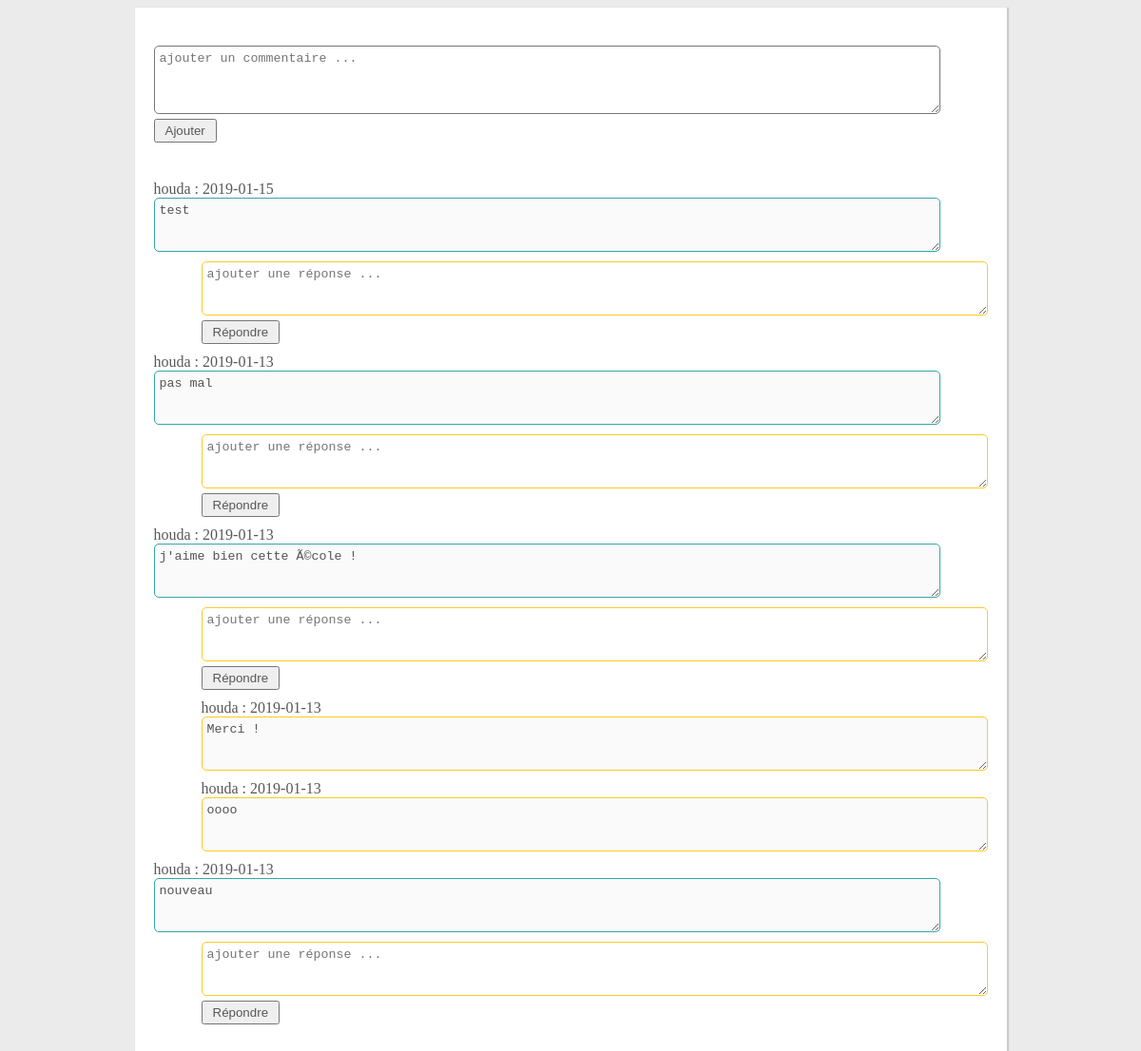
Screenshot of /index.php?action=commenter&ecole=1 (signed in) with the database file from the repository.
### tables this page shows
CREATE TABLE IF NOT EXISTS `commentaire` (
  `idComm` int(11) NOT NULL AUTO_INCREMENT,
  `idEcole` int(11) NOT NULL,
  `idUser` int(11) NOT NULL,
  `commentaire` text NOT NULL,
  `dateComm` date NOT NULL,
  PRIMARY KEY (`idComm`)
);

CREATE TABLE IF NOT EXISTS `user` (
  `idUser` int(11) NOT NULL AUTO_INCREMENT,
  `pseudo` varchar(500) NOT NULL,
  `password` varchar(500) NOT NULL,
  `type` varchar(500) NOT NULL,
  PRIMARY KEY (`idUser`)
);

CREATE TABLE IF NOT EXISTS `reponse_commentaire` (
  `idRepComm` int(11) NOT NULL AUTO_INCREMENT,
  `idComm` int(11) NOT NULL,
  `idUser` int(11) NOT NULL,
  `reponse` text NOT NULL,
  `dateRep` date NOT NULL,
  PRIMARY KEY (`idRepComm`)
);

### controller/controller.ctr.php (called while the page is built, shortened)
<?php
class Controller {
    public function setDb($db) {
        $this->db = $db;
        return $this;
    }
}

### modele/manager/manager.mng.php (called while the page is built, shortened)
<?php
class Manager
{
    public function setDb($db) {
        $this->db = $db;
        return $this;
    }
}

### controller/commentaire_reponse.ctr.php (called while the page is built, shortened)
<?php
class Commentaire_reponseCTR extends Controller {
    public function getCommByEcole($id){
        $comm_mng = new CommentaireMNG($this->db);
        return $comm_mng->getByEcole($id);
    }
    public function getRepByComm($id){
        $rep_mng = new ReponseMNG($this->db);
        return $rep_mng->getByCommentaire($id);
    }
}

### modele/manager/commentaire.mng.php (called while the page is built, shortened)
<?php
class CommentaireMNG extends Manager {
    public function getByEcole($id){
        $req = $this->db->prepare('select * from commentaire , user where commentaire.idEcole = ? and commentaire.idUser = user.idUser order by dateComm desc');
        $req->execute(array($id));
        $list = array();
        while($donnee = $req->fetch()){
            $list[] = $donnee;
        }
        return $list;
    }
}

### modele/manager/reponse.mng.php (called while the page is built, shortened)
<?php
class ReponseMNG extends Manager {
    public function getByCommentaire($id){
        $req = $this->db->prepare('select * from reponse_commentaire , user where reponse_commentaire.idComm = ? and reponse_commentaire.idUser = user.idUser order by dateRep desc');
        $req->execute(array($id));
        $list = array();
        while($donnee = $req->fetch()){
            $list[] = $donnee;
        }
        return $list;
    }
}

### view/commentaire.php (the view, shortened to what this page needs)
<html>
    <head>
        <link rel="stylesheet" href="public/css/style.css" />
    </head>
    <body>
        <div class="pageCommentaire">
            <div class="blocNewCommentaire">
                <div>
                    <textarea rows="4" cols="100" placeholder="ajouter un commentaire ..." id="newCommentaire"></textarea>
                </div>
                <input type="button" value="Ajouter" id="ajouterCommentaire" />
            </div>
            <?php
            foreach ($commentaires as $commentaire) {
                ?>
            <div class="commentaire-reponse">
                <div class="blocCommentaire">
                    <label style="color: rgb(88,88,88);"><?php echo $commentaire['pseudo'] . ' : ' . $commentaire['dateComm'] ;?></label>
                    <div>
                        <textarea rows="3" cols="100" disabled=""><?php echo $commentaire['commentaire']; ?></textarea>
                    </div>
                    <div class="blocRep">
                        <div>
                            <textarea rows="3" cols="100" placeholder="ajouter une réponse ..." accesskey="<?php echo $commentaire['idComm'];?>" ></textarea>
                        </div>
                        <input type="button" value="Répondre" class="btnRepondre"/>
                    </div>
                </div>
                <?php
                $listRep = $comm_rep_ctr->getRepByComm((int) $commentaire['idComm']);
                foreach ($listRep as $reponse) {
                    ?>
                <div class="blocRep">
                    <label style="color: rgb(88,88,88);"><?php echo $reponse['pseudo'] . ' : ' . $reponse['dateRep'] ;?></label>
                    <div>
                        <textarea rows="3" cols="100" disabled=""><?php echo $reponse['reponse']; ?></textarea>
                    </div>
                </div>
                <?php
                }
            ?>
            </div>
            <?php
            }
            ?>
        </div>
    </body>
</html>

### public/css/style.css (style rules this page uses)
body { background-color: #ebebeb; display: flex; justify-content: center; align-items: center; }
.pageCommentaire { width: max-content; min-height: 900px; background-color: #ffffff; box-shadow: 1px 1px 1px 1px #c9c9c9; padding: 20px 20px 20px 20px; }
.blocNewCommentaire { margin: 20px 0 40px 0; }
.pageCommentaire input { color: rgb(88,88,88); padding: 3px 10px 3px 10px; margin: 5px 0 0 0; }
.blocNewCommentaire textarea { border-width:1px; border-radius: 5px 5px 5px 5px; padding: 5px 5px 5px 5px; }
.blocCommentaire { margin: 10px 0 10px 0; }
.blocCommentaire textarea { border: 1px solid #34a6a8; border-radius: 5px 5px 5px 5px; padding: 5px 5px 5px 5px; }
.blocRep { margin: 10px 0 10px 50px; }
.blocRep textarea { border: 1px solid #ffc926; border-radius: 5px 5px 5px 5px; padding: 5px 5px 5px 5px; }

### rows the page displays
commentaire: idUser.pseudo "houda", dateComm "2019-01-15", commentaire "test", idComm "ajouter une réponse ..."
commentaire: idUser.pseudo "houda", dateComm "2019-01-13", commentaire "pas mal", idComm "ajouter une réponse ..."
commentaire: idUser.pseudo "houda", dateComm "2019-01-13", commentaire "j'aime bien cette Ã©cole !", idComm "ajouter une réponse ..."
reponse_commentaire: idUser.pseudo "houda", dateRep "2019-01-13", reponse "Merci !"
reponse_commentaire: idUser.pseudo "houda", dateRep "2019-01-13", reponse "oooo"
commentaire: idUser.pseudo "houda", dateComm "2019-01-13", commentaire "nouveau", idComm "ajouter une réponse ..."
